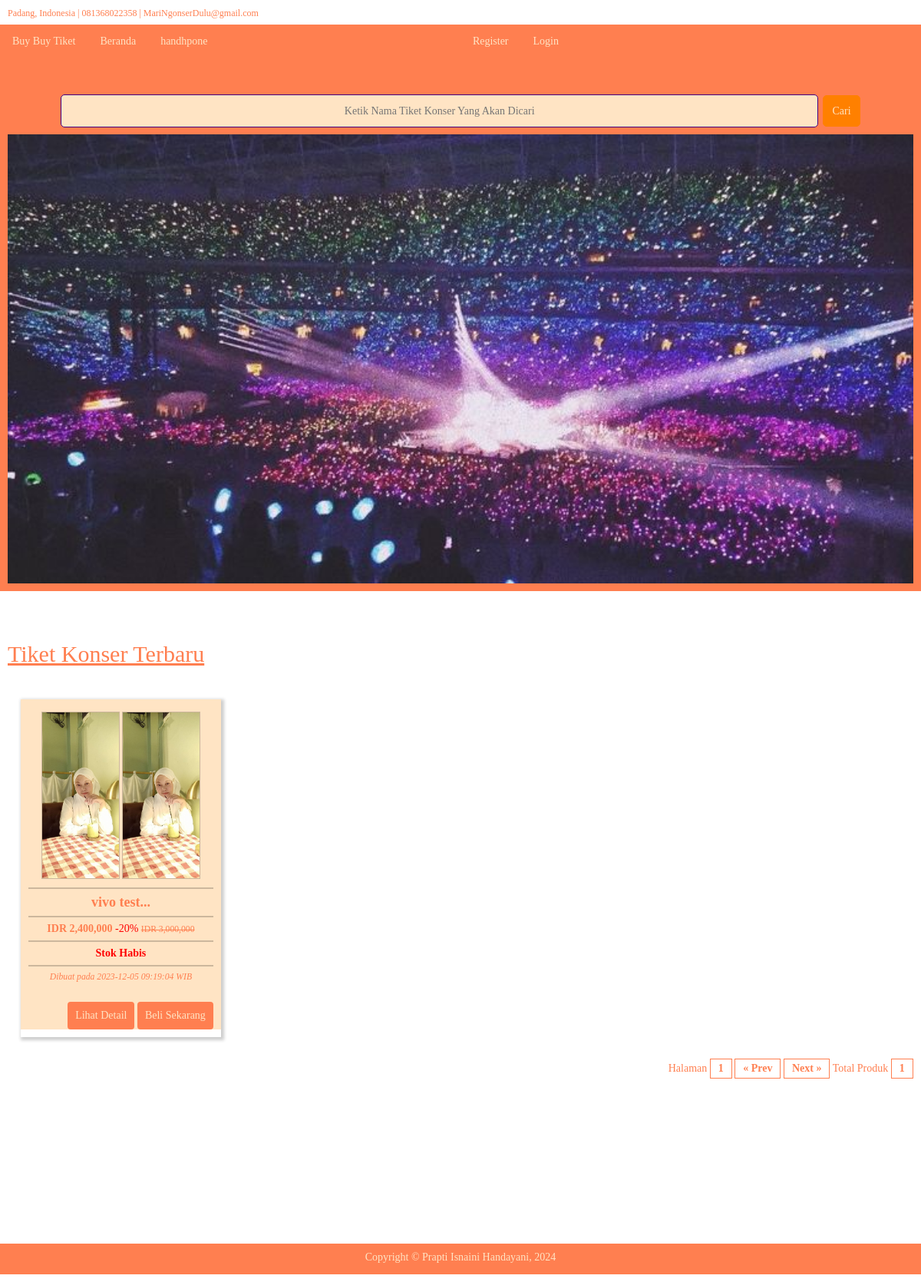
The page / on the database its author committed.
### tables this page shows
CREATE TABLE IF NOT EXISTS `kategori` (
  `idkat` int(11) NOT NULL AUTO_INCREMENT,
  `idadmin` int(11) NOT NULL,
  `namakat` varchar(40) NOT NULL,
  `ketkat` text NOT NULL,
  `tglkat` datetime NOT NULL,
  PRIMARY KEY (`idkat`)
);

CREATE TABLE IF NOT EXISTS `produk` (
  `idproduk` int(11) NOT NULL AUTO_INCREMENT,
  `idkat` int(11) NOT NULL,
  `idadmin` int(11) NOT NULL,
  `nama` varchar(100) NOT NULL,
  `harga` double NOT NULL,
  `stok` int(11) NOT NULL,
  `spesifikasi` text NOT NULL,
  `detail` text NOT NULL,
  `diskon` int(11) NOT NULL,
  `berat` float NOT NULL,
  `isikotak` text NOT NULL,
  `foto1` text NOT NULL,
  `foto2` text NOT NULL,
  `tglproduk` datetime NOT NULL,
  PRIMARY KEY (`idproduk`)
);

### produkterbaru.php (the view, shortened to what this page needs)
<div class="container5">
	<div class="grid">
		<div class="dh12">
<?php
$batas =  4;
$halaman = $_GET['pg'];
if(empty($halaman)){
	$posisi = 0;
	$halaman = 1;
}else{
	$posisi = ($halaman - 1) * $batas;
}
if(!empty($_GET["idk"])){
	$q = " where idkat='$_GET[idk]'";
	$l = "";
}else if($_POST["cari"]){
	$q = " where nama like '%$_POST[cari]%'";
	$l = "";
}else{
	$q = "";
	$l = " limit $posisi, $batas";
}
$sqlk = mysqli_query($kon, "select *from kategori $q");
$rk = mysqli_fetch_array($sqlk);
if(!empty($_GET["idk"])){
	$kat = "Kategori : <b>$rk[namakat]</b>";
}else{
	$kat = "Tiket Konser Terbaru";
}
echo "<h2>$kat</h2>";
$sqlp = mysqli_query($kon, "select * from produk $q order by tglproduk desc $l");
  while($rp = mysqli_fetch_array($sqlp)){
    $hrg = number_format($rp['harga']);
    $nm = substr($rp["nama"],0,25);
	if($rp['stok']>0){
		$stok = "<font color='#00CC00'>Stok Tersedia</font>";
	}else{
		$stok = "<font color='#FF0000'>Stok Habis</font>";
	}
	if($rp['diskon']>0){
		$disk = ($rp['diskon'] * $rp['harga']) / 100;
		$hrgbaru = $rp['harga'] - $disk;
		$hrgbr = number_format($hrgbaru);
		$diskon = "<font color='#FF0000'> -$rp[diskon]% </font>";
		$hrglama = "<font style='text-decoration:line-through'><small>IDR $hrg</small></font>";
	}else{
		$hrgbr = "";
		$diskon = "";
		$hrglama = "<b>$hrg</b>";
	}
  	echo "<div class='dh3'>";
	echo "<div class='card'>";
	echo "<div class='isicard' style='text-align:center;'>";
    echo "<br>";
  	echo "<img src='fotoproduk/$rp[foto1]' border='1' width='100px'>
		  <img src='fotoproduk/$rp[foto2]' border='1' width='100px'>
			<hr>
			<big>$nm...</big>
			<hr>
			<b>IDR $hrgbr</b> $diskon $hrglama
			<hr>
			<b>$stok</b>
			<hr>
			<small><i>Dibuat pada $rp[tglproduk] WIB </i></small>";
	echo "</div>";
	echo "<div class='kakicard'>";
	echo "<br><a href='?p=produkdetail&idp=$rp[idproduk]'><button type='button' class='btn btn-add'>Lihat Detail</button></a>
	  		  <a href='?p=keranjang&idp=$rp[idproduk]&idag=$rag[idanggota]'><button type='button' class='btn btn-add'>Beli Sekarang</button></a>";
	echo "</div>";
	echo "</div><br>";
	echo "</div>";
  }
echo "<div class='dh12' align='right'>";
echo "Halaman ";
$sqlhal = mysqli_query($kon, "select * from produk");
$jmldata = mysqli_num_rows($sqlhal);
$jmlhal = ceil($jmldata/$batas);
for($i=1;$i<=$jmlhal;$i++){
  if ($i == $halaman){
	echo "<span class='kotak'><b>$i</b></span> ";
  }
}
if($halaman > 1){
	$previous=$halaman-1;
	echo "<span class='kotak'><a href=?p=produk&pg=$previous>&laquo; Prev</a></span> ";
}
else
{
	echo "<span class='kotak'>&laquo; Prev</span> ";
}
if($halaman < $jmlhal){
	$next=$halaman+1;
	echo "<span class='kotak'><a href=?p=produk&pg=$next>Next &raquo;</a></span>";
}
else{
	echo "<span class='kotak'>Next &raquo;</span>";
}
echo " Total Produk <span class='kotak'><b>$jmldata</b></span>";
echo "<p></div>";
?>
		</div>
	</div>
</div>

### index.php (shortened to what this page needs)
<?php
	include "koneksi.php";
	$sqlag = mysqli_query($kon, "select * from anggota where email='$_SESSION[userag]' and password='$_SESSION[passag]'");
	$rag = mysqli_fetch_array($sqlag);
?>
<!DOCTYPE html PUBLIC "-//W3C//DTD XHTML 1.0 Transitional//EN" "http://www.w3.org/TR/xhtml1/DTD/xhtml1-transitional.dtd">
<html xmlns="http://www.w3.org/1999/xhtml">
<head>
<link rel="stylesheet" type="text/css" href="style.css" />
</head>
<body>
<div class="container1">
	<div class="grid">
		<div class="dh12">
		  Padang, Indonesia | 081368022358 | MariNgonserDulu@gmail.com
		</div>
	</div>
</div>
<?php
	include "menu.php";
?>
<div class="container3">
	<div class="grid">
		<div class="dh12">
		<br />
			<form method="post" action="<?php echo "?p=produkterbaru"; ?>">
				<input name="cari" type="text" placeholder="Ketik Nama Tiket Konser Yang Akan Dicari" />
				<input type="submit" name="Submit" value="Cari" />
			</form>
		</div>
	</div>
</div>
<?php
if($_GET["p"] == "produkterbaru"){
	include "produkterbaru.php";
}else if($_GET["p"] == "produkdetail"){
	include "produkdetail.php";
}else if($_GET["p"] == "keranjang"){
	include "keranjang.php";
}else if($_GET["p"] == "keranjangbelanja"){
	include "keranjangbelanja.php";
}else if($_GET["p"] == "keranjangedit"){
	include "keranjangedit.php";
}else if($_GET["p"] == "keranjangdel"){
	include "keranjangdel.php";
}else if($_GET["p"] == "selesaibelanja"){
	include "selesaibelanja.php";
}else if($_GET["p"] == "selesaibelanjaaksi"){
	include "selesaibelanjaaksi.php";
}else if($_GET["p"] == "register"){
	include "register.php";
}else if($_GET["p"] == "riwayat"){
	include "riwayat.php";
}else if($_GET["p"] == "konfirmasi"){
	include "konfirmasi.php";
}else if($_GET["p"] == "login"){
	include "login.php";
}else if($_GET["p"] == "logout"){
	include "logout.php";
}else{
	include "home.php";
	include "produkterbaru.php";
}
?>
<div class="container6">
	<div class="grid">
		<div class="dh12">
			Copyright &copy; Prapti Isnaini Handayani, 2024
		</div>
	</div>
</div>
</body>
</html>

### menu.php (shortened to what this page needs)
<div class="container2">
	<div class="grid">
		<div class="topnav" id="myTopnav">
		<div class="dh6">
			<a href="<?php echo "?p=beranda"; ?>">Buy Buy Tiket</a>
			<?php
			if($_GET["p"] == "beranda"){
				$pilih = " class='pilih'";
			}else{
				$pilih = "";
			}
			echo "<a href='?p=beranda' $pilih>Beranda</a>";
			$sqlk = mysqli_query($kon, "select * from kategori order by namakat asc");
			while($rk = mysqli_fetch_array($sqlk)){
				if($_GET["idk"] == $rk["idkat"]){
					$pil = " class='pilih'";
				}else{
					$pil = "";
				}
				echo "<a href='?p=home&idk=$rk[idkat]' $pil>$rk[namakat]</a>";
			}
			?>
			</div>
			<div class="dh6">
				<?php
				if(!empty($_SESSION["userag"]) and !empty($_SESSION["passag"])){
					echo "<a><b>$rag[nama]</b></a>";
					echo "<a href='?p=keranjangbelanja&idag=$rag[idanggota]'>Keranjang</a>";
					echo "<a href='?p=logout'>Logout</a>";
				}else{
					echo "<a href='?p=register'>Register</a>";
					echo "<a href='?p=login'>Login</a>";
				}
				?>
			</div>
		</div>
	</div>
</div>

### home.php
<div class="container4">
	<div class="grid">
		<div class="dh12">
			<br />
			<img src="image/fotoconcer.jpg" width="100%">
		</div>
	</div>
</div>

### style.css (style rules this page uses)
body { font-family:Cambria; padding:0px; margin:0px; color:#FF7F50; }
.container1 { height:12px; padding:10px; color:#FF7F50; font-size:12px; }
.container2 { height:50px; background-color:#FF7F50; color:#FFE4C4; font-size:24px; }
.container3 { height:65px; background-color:#FF7F50; color:#FFE4C4; font-size:24px; text-align:center; }
.container3 input[type="text"] { width:80%; font-family:Cambria; font-size:14px; color:#FF7F50; padding:0.9em; border:solid 1px #400080; border-radius:5px; text-align:center; }
.container3 input[type="submit"] { width:auto; font-family:Cambria; font-size:14px; background-color:#FF8000; color:#FFE4C4; cursor:pointer; padding:0.8em; border:solid 1px #FF8000; border-radius:5px; }
.container4 { height:auto; background-color:#FF7F50; padding:10px; }
.container5 { margin-top:30px; height:800px; padding:10px; color:#FF7F50; font-size:14px; }
.container5 h2 { font-family:Century Gothic; text-decoration:underline; font-size:30px; font-weight:normal; }
.container6 { background-color:#FF7F50; height:20px; width:100%; color:#FFE4C4; font-family:Cambria; font-size:14px; padding-top:10px; padding-bottom:10px; text-align:center; margin-bottom:10px; }
input[type="text"], input[type="password"], input[type="file"], input[type="date"], select, textarea { width:90%; padding:0.8em; margin-top:1em; border:1px solid #FF7F50; background-color:#FFE4C4; font-family:Cambria; font-size:14px; color:#FF7F50; text-align:center; border-radius:5px; }
input[type="submit"] { width:auto; margin-top:0.9em; color:#FFE4C4; background-color:#FF7F50; padding:0.8em; cursor:pointer; border:1px solid #FF7F50; font-family:Cambria; border-radius:5px; }
.grid { width:100%; padding-top:0px; padding-bottom:0px; overflow:hidden; }
.dh3 { width:24.99% ; }
.dh6 { width:49.99% ; }
.dh12 { width:99.99% ; }
.dh1, .dh2, .dh3, .dh4, .dh5, .dh6, .dh7, .dh8, .dh9, .dh10, .dh11, .dh12 { float:left; display:inline; margin:0 0%; }
.topnav { overflow:hidden; background-color:#FF7F50; }
.topnav a { float:left; display:block; color:#FFE4C4; padding:14px 16px; text-decoration:none; font-size:14px; }
a { color:#FF7F50; text-decoration:none; }
.btn { padding:9px 9px; text-align:center; border:1px solid transparent; border-radius:4px; font-family:Cambria; font-size:14px; margin-top:10px; width:auto; }
.btn-add { color:#FFE4C4; background-color:#FF7F50; cursor:pointer; }
.card { margin:17px; min-height:230px; border:thin; box-shadow: 2px 2px 4px 2px rgba(0,0,0,0.2); padding-bottom:10px; }
.isicard { padding-left:10px; padding-right:10px; background-color:#FFE4C4; color:#FF7F50; min-height:185px; font-size:14px; }
.isicard hr, .isicard img { border:1px solid rgba(0,0,0,0.2); }
.isicard big { font-size:18px; font-weight:bold; }
.kakicard { padding-left:10px; padding-right:10px; background-color:#FFE4C4; color:#FF7F50; text-align:right; min-height:50px; }
.kotak { border:1px solid #FF7F50; color:#FF7F50; padding:4px 10px 5px; font-size:14px; margin:0 0px 0 0; font-weight:bold; }

### rows shown on the page
kategori: namakat "handhpone"
produk: foto1 (picture), foto2 (picture), nama "vivo test", hrgbr "2,400,000", diskon "20", harga "3,000,000", stok "Stok Habis", tglproduk "2023-12-05 09:19:04"

### other values the page prints
$kat "Tiket Konser Terbaru"
$jmldata "1"
